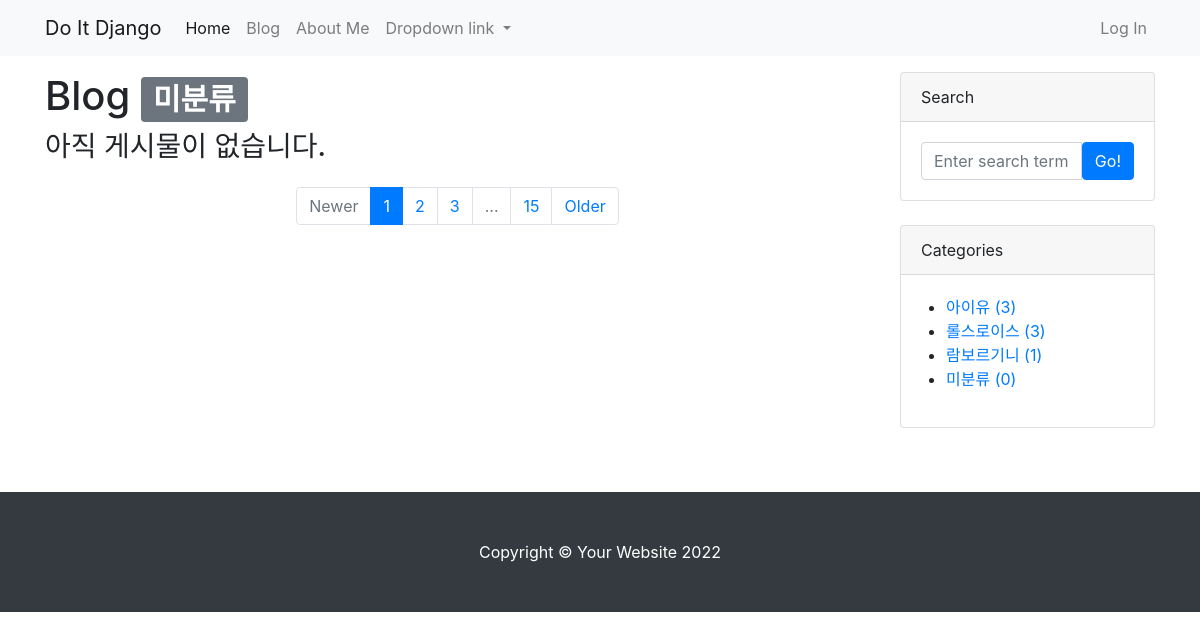
Page /blog/category/no_category/ on the earlier database version.
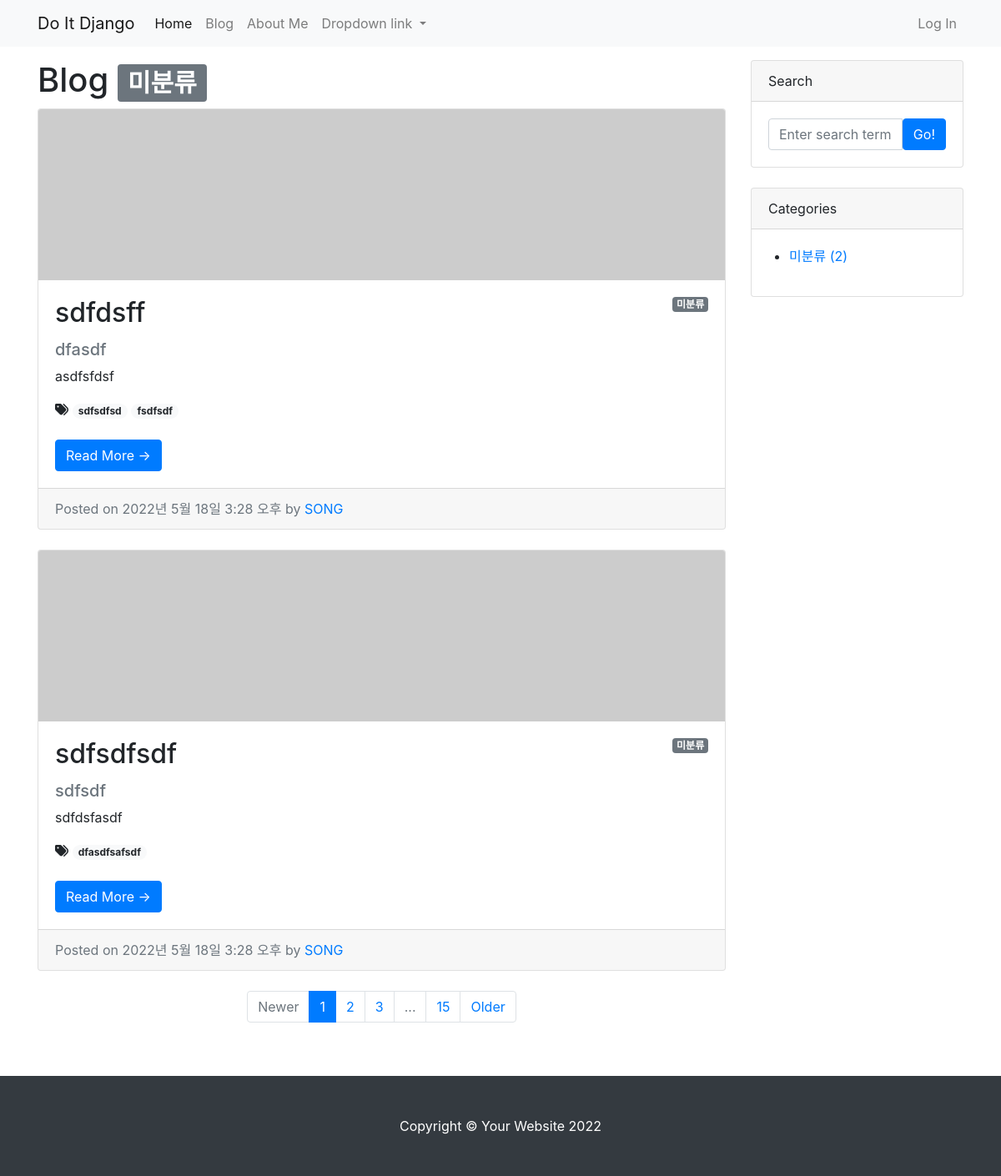
Same page on the later database version.
### blog/models.py (models this page shows, shortened)
class Category(models.Model):
    name = models.CharField(max_length=50, unique=True)
    slug = models.SlugField(max_length=200, unique=True, allow_unicode=True)
    def __str__(self):
        return self.name
    def get_absolute_url(self):
        return f'/blog/category/{self.slug}/'
    class Meta:
        verbose_name_plural = 'Categories'

class Post(models.Model):
    title = models.CharField(max_length=30)
    hook_text = models.CharField(max_length=100, blank=True)
    content = models.TextField()
    head_image = models.ImageField(upload_to='blog/images/%Y/%m/%d/', blank=True)
    file_upload = models.FileField(upload_to='blog/files/%Y/%m/%d/', blank=True)
    created_at = models.DateTimeField(auto_now_add=True)
    updated_at = models.DateTimeField(auto_now=True)
    author = models.ForeignKey(User, null=True, on_delete=models.SET_NULL)
    category = models.ForeignKey(Category, null=True, blank=True, on_delete=models.SET_NULL)
    tags = models.ManyToManyField(Tag, blank=True)
    def get_absolute_url(self):
        return '/blog/{}/'.format(self.pk)

class Tag(models.Model):
    name = models.CharField(max_length=50)
    slug = models.SlugField(max_length=200, unique=False, allow_unicode=True)
    def __str__(self):
        return self.name
    def get_absolute_url(self):
        return f'/blog/tag/{self.slug}/'

### blog/views.py (the view)
# urls.py: path('category/<str:slug>/', views.category_page),
def category_page(request, slug):
    if slug == 'no_category':
        category = '미분류'
        post_list = Post.objects.filter(category=None)
    else:
        category = Category.objects.get(slug=slug)
        post_list = Post.objects.filter(category=category)
    return render(
        request,
        'blog/post_list.html',
        {
            'post_list' : post_list,
            'categories' : Category.objects.all(),
            'no_category_post_count' : Post.objects.filter(category=None).count(),
            'category' : category,
        }
    )

### blog/templates/blog/post_list.html (shortened to what this page needs)
{% extends 'blog/base.html' %}
{% block main_area %}
    <h1>Blog
        {% if category %}<span class="badge badge-secondary">{{ category }}</span>{% endif %}
    </h1>
    {% if post_list.exists %}
    {% for p in post_list %}
    <div class="card mb-4" id="post-{{ p.pk }}">
        {% if p.head_image %}
        <img class="card-img-top" src="{{ p.head_image.url }}" alt="{{ p }} head im-age">
        {% else %}
        <img class="card-img-top" src="https://picsum.photos/seed/{{ p.id }}/800/200" alt="random_image">
        {% endif %}
        <div class="card-body">
            {% if p.category %}
            <span class="badge badge-secondary float-right">{{ p.category }}</span>
            {% else%}
            <span class="badge badge-secondary float-right">미분류</span>
            {% endif %}
            <h2 class="card-title">{{ p.title }}</h2>
            {% if p.hook_text %}
            <h5 class="text-muted">{{ p.hook_text }}</h5>
            {% endif %}
            <p class="card-text">{{ p.content | truncatewords:45 }}</p>
            {% if p.tags.exists %}
            <i class="fa-solid fa-tags"></i>
                        {% for tag in p.tags.iterator %}
            <a href="{{ tag.get_absolute_url }}"><span class="badge badge-pill badge-light">{{ tag }}</span></a>
            {% endfor %}
            <br/>
            <br/>
            {% endif %}
            <a href="{{ p.get_absolute_url }}" class="btn btn-primary">Read More &rarr;</a>
        </div>
        <div class="card-footer text-muted">
            Posted on {{ p.created_at }} by
            <a href="#">{{ p.author | upper }}</a>
        </div>
    </div>
    {% endfor %}
    {% else %}
    <h3>아직 게시물이 없습니다.</h3>
    {% endif %}
    <ul class="pagination justify-content-center my-4">
        <li class="page-item disabled"><a class="page-link" href="#" tabindex="-1" aria-disabled="true">Newer</a></li>
        <li class="page-item active" aria-current="page"><a class="page-link" href="#!">1</a></li>
        <li class="page-item"><a class="page-link" href="#!">2</a></li>
        <li class="page-item"><a class="page-link" href="#!">3</a></li>
        <li class="page-item disabled"><a class="page-link" href="#!">...</a></li>
        <li class="page-item"><a class="page-link" href="#!">15</a></li>
        <li class="page-item"><a class="page-link" href="#!">Older</a></li>
    </ul>
{% endblock %}

### blog/templates/blog/base.html (shortened to what this page needs)
<!DOCTYPE html>
{% load static %}
<html lang="ko-kr">
<head>
    <link rel="stylesheet" href="{% static 'blog/bootstrap/bootstrap.min.css' %}" media="screen">
</head>
<body>
 {% include 'blog/navbar.html' %}
    <div class="container my-3">
        <div class="row">
            <div class="col-md-8 col-lg-9" id="main-area">
                {% block main_area %}
                {% endblock %}
            </div>
            <div class="col-md-4 col-lg-3">
                <div class="card mb-4">
                    <div class="card-header">Search</div>
                    <div class="card-body">
                        <div class="input-group">
                            <input class="form-control" type="text" placeholder="Enter search term..."
                                aria-label="Enter search term..." aria-describedby="button-search" />
                            <button class="btn btn-primary" id="button-search" type="button">Go!</button>
                        </div>
                    </div>
                </div>
                <div class="card mb-4" id="categories-card">
                    <div class="card-header">Categories</div>
                    <div class="card-body">
                        <div class="row">
                            <ul>
                                {% for category in categories %}
                                <li>
                                    <a href="{{ category.get_absolute_url }}">{{ category }} ({{ category.post_set.count }})</a>
                                </li>
                                {% endfor %}
                                <li>
                                    <a href="/blog/category/no_category/">미분류 ({{ no_category_post_count }})</a>
                                </li>
                            </ul>
                        </div>
                    </div>
                </div>
            </div>
        </div>
    </div>
{% include 'blog/footer.html' %}
</body>
</html>

Differences in the rows shown:
removed Category: name "아이유", post_set.count "3"
removed Category: name "롤스로이스", post_set.count "3"
removed Category: name "람보르기니", post_set.count "1"
now on this page (row edited): Post: shows "미분류", title "sdfdsff", hook_text "dfasdf", content "asdfsfdsf", created_at "2022년 5월 18일 3:28 오후", author "SONG"
now on this page (row edited): Tag: name "sdfsdfsd", shown under "sdfdsff"
now on this page (row edited): Tag: name "fsdfsdf", shown under "sdfdsff"
now on this page (row edited): Post: shows "미분류", title "sdfsdfsdf", hook_text "sdfsdf", content "sdfdsfasdf", created_at "2022년 5월 18일 3:28 오후", author "SONG"
now on this page (row edited): Tag: name "dfasdfsafsdf", shown under "sdfsdfsdf"
Other differences:
{{ no_category_post_count }}: "0" → "2"
text no longer shown: "아직 게시물이 없습니다."
